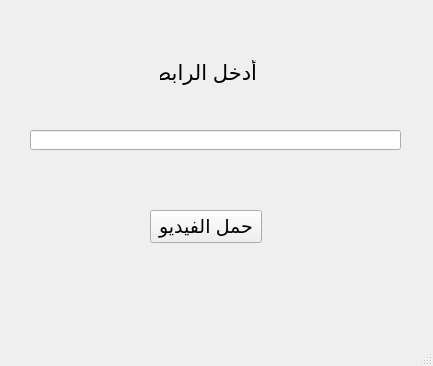
<?xml version="1.0" encoding="UTF-8"?>
<ui version="4.0">
 <class>MainWindow</class>
 <widget class="QMainWindow" name="MainWindow">
  <property name="geometry">
   <rect>
    <x>0</x>
    <y>0</y>
    <width>433</width>
    <height>366</height>
   </rect>
  </property>
  <property name="windowTitle">
   <string>YT Downloader</string>
  </property>
  <widget class="QWidget" name="centralwidget">
   <widget class="QPushButton" name="downloadButton">
    <property name="geometry">
     <rect>
      <x>150</x>
      <y>210</y>
      <width>112</width>
      <height>33</height>
     </rect>
    </property>
    <property name="font">
     <font>
      <pointsize>14</pointsize>
     </font>
    </property>
    <property name="text">
     <string>حمل الفيديو</string>
    </property>
   </widget>
   <widget class="QLineEdit" name="linkInputField">
    <property name="geometry">
     <rect>
      <x>30</x>
      <y>130</y>
      <width>371</width>
      <height>20</height>
     </rect>
    </property>
   </widget>
   <widget class="QLabel" name="promptUser">
    <property name="geometry">
     <rect>
      <x>160</x>
      <y>60</y>
      <width>97</width>
      <height>25</height>
     </rect>
    </property>
    <property name="font">
     <font>
      <pointsize>16</pointsize>
     </font>
    </property>
    <property name="text">
     <string>أدخل الرابط</string>
    </property>
   </widget>
  </widget>
  <widget class="QMenuBar" name="menubar">
   <property name="geometry">
    <rect>
     <x>0</x>
     <y>0</y>
     <width>433</width>
     <height>21</height>
    </rect>
   </property>
  </widget>
  <widget class="QStatusBar" name="statusbar"/>
 </widget>
 <resources/>
 <connections/>
</ui>
